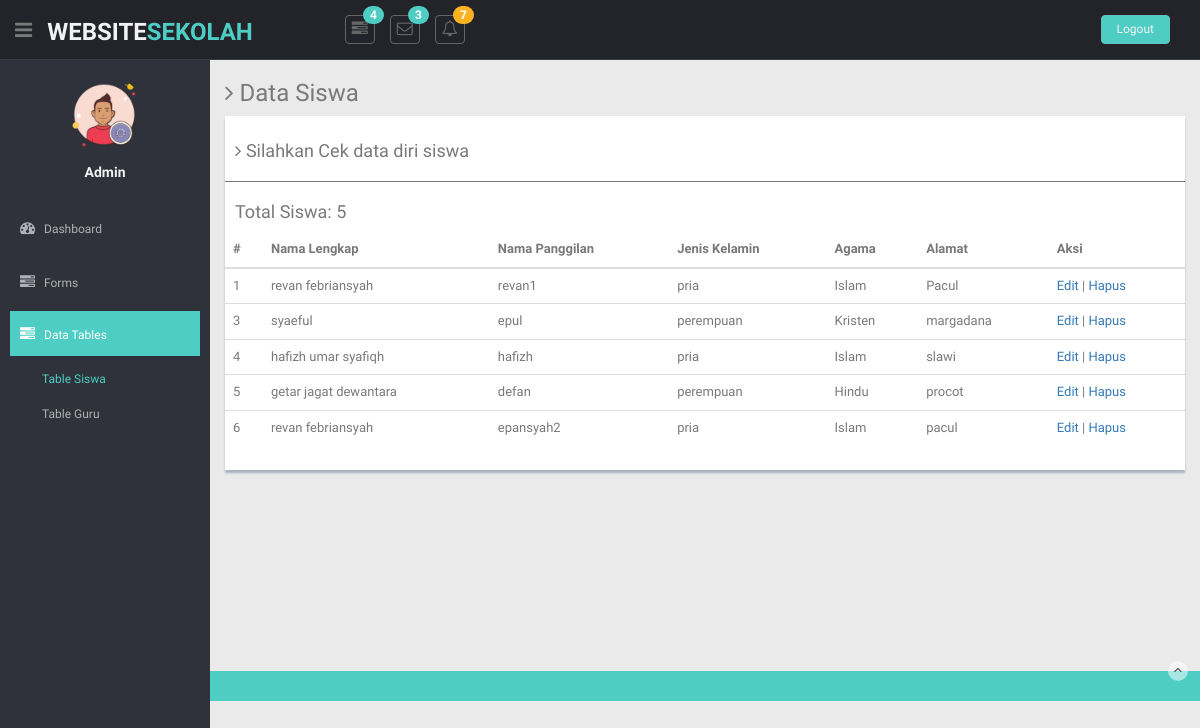
Page /table_siswa.php on the committed database.
### tables this page shows
CREATE TABLE `tb_siswa` (
  `id_siswa` int(10) NOT NULL,
  `nama_lengkap` varchar(100) NOT NULL,
  `nama_panggilan` varchar(50) NOT NULL,
  `jenis_kelamin` varchar(30) NOT NULL,
  `agama` varchar(50) NOT NULL,
  `alamat` varchar(150) NOT NULL
);

### table_siswa.php (the view, shortened to what this page needs)
<?php include("koneksi.php"); ?>
<!DOCTYPE html>
<html lang="en">
<head>
  <link href="lib/bootstrap/css/bootstrap.min.css" rel="stylesheet">
  <link href="lib/font-awesome/css/font-awesome.css" rel="stylesheet" />
  <link href="css/style.css" rel="stylesheet">
  <link href="css/style-responsive.css" rel="stylesheet">
</head>
<body>
  <section id="container">
    <header class="header black-bg">
      <div class="sidebar-toggle-box">
        <div class="fa fa-bars tooltips" data-placement="right" data-original-title="Toggle Navigation"></div>
      </div>
      <a href="beranda.php" class="logo"><b>WEBSITE<span>SEKOLAH</span></b></a>
      <div class="nav notify-row" id="top_menu">
        <ul class="nav top-menu">
          <li class="dropdown">
            <a data-toggle="dropdown" class="dropdown-toggle" href="#">
              <i class="fa fa-tasks"></i>
              <span class="badge bg-theme">4</span>
              </a>
          </li>
          <li id="header_inbox_bar" class="dropdown">
            <a data-toggle="dropdown" class="dropdown-toggle" href="#">
              <i class="fa fa-envelope-o"></i>
              <span class="badge bg-theme">3</span>
              </a>
          </li>
          <li id="header_notification_bar" class="dropdown">
            <a data-toggle="dropdown" class="dropdown-toggle" href="#">
              <i class="fa fa-bell-o"></i>
              <span class="badge bg-warning">7</span>
              </a>
          </li>
        </ul>
      </div>
      <div class="top-menu">
        <ul class="nav pull-right top-menu">
          <li><a class="logout" href="index.php">Logout</a></li>
        </ul>
      </div>
    </header>
    <aside>
      <div id="sidebar" class="nav-collapse ">
        <ul class="sidebar-menu" id="nav-accordion">
          <p class="centered"><img src="img/ui-sam.png" class="img-circle" width="80"></p>
          <h5 class="centered">Admin</h5>
          <li class="mt">
            <a href="beranda.php">
              <i class="fa fa-dashboard"></i>
              <span>Dashboard</span>
              </a>
          </li>
          <li class="sub-menu">
            <a href="javascript:;">
              <i class="fa fa-tasks"></i>
              <span>Forms</span>
              </a>
          </li>
          <li class="sub-menu">
            <a class="active" href="javascript:;">
              <i class="fa fa-tasks"></i>
              <span>Data Tables</span>
              </a>
            <ul class="sub">
              <li class="active"><a href="table_siswa.php">Table Siswa</a></li>
              <li><a href="table_guru.php">Table Guru</a></li>
            </ul>
          </li>
        </ul>
      </div>
    </aside>
    <section id="main-content">
      <section class="wrapper">
        <h3><i class="fa fa-angle-right"></i> Data Siswa</h3>
        <div class="row">
          <div class="col-md-12">
            <div class="content-panel">
              <h4><i class="fa fa-angle-right"></i> Silahkan Cek data diri siswa</h4>
              <hr>
              <table class="table">
                <thead>
                  <tr>
                    <th>#</th>
                    <th>Nama Lengkap</th>
                    <th>Nama Panggilan</th>
                    <th>Jenis Kelamin</th>
                    <th>Agama</th>
                    <th>Alamat</th>
                    <th>Aksi </th>
                  </tr>
                </thead>
                <tbody>
                  <?php
                  $sql = "SELECT * FROM tb_siswa";
                  $query = mysqli_query($db,$sql);
                  while($siswa = mysqli_fetch_array($query)){
                    echo "<tr>";
                    echo "<td>".$siswa['id_siswa']."</td>";
                    echo "<td>".$siswa['nama_lengkap']."</td>";
                    echo "<td>".$siswa['nama_panggilan']."</td>";
                    echo "<td>".$siswa['jenis_kelamin']."</td>";
                    echo "<td>".$siswa['agama']."</td>";
                    echo "<td>".$siswa['alamat']."</td>";
                    echo "<td>";
                    echo "<a href='form_edit_siswa.php?id=".$siswa['id_siswa']."'>Edit</a> | ";
                    echo "<a href='proses_hapus_siswa.php?id=".$siswa['id_siswa']."'>Hapus</a>";
                    echo "</td>";
                    echo "</tr>";
                }
                ?>
                 <h4>Total Siswa: <?php echo mysqli_num_rows($query) ?></h4>
                </tbody>
              </table>
            </div>
          </div>
      </section>
    </section>
    <br><br><br><br><br><br><br><br><br><br><footer class="site-footer">
      <div class="text-center">
        <a href="form_validation.html#" class="go-top">
          <i class="fa fa-angle-up"></i>
          </a>
      </div>
    </footer>
  </section>
</body>
</html>

### css/style.css (style rules this page uses)
body { color: #797979; background: #eaeaea; font-family: 'Ruda', sans-serif; padding: 0px !important; margin: 0px !important; font-size:13px; }
ul li { list-style: none; }
a, a:hover, a:focus { text-decoration: none; outline: none; }
#container { width: 100%; height: 100%; }
.bg-theme { background-color: #4ECDC4; }
hr { margin-top: 20px; margin-bottom: 20px; border: 0; border-top: 1px solid #797979; }
.centered { text-align: center; }
.mt { margin-top: 25px; }
ul.top-menu > li > .logout { color: #f2f2f2; font-size: 12px; border-radius: 4px; -webkit-border-radius: 4px; border: 1px solid #64c3c2 !important; padding: 5px 15px; margin-right: 15px; background: #4ECDC4; margin-top: 15px; }
#sidebar { width: 210px; height: 100%; position: fixed; background: #2f323a; }
#sidebar h5 { color: #f2f2f2; font-weight: 700; }
#sidebar ul li { position: relative; }
#sidebar .sub-menu > .sub li { padding-left: 32px; }
#sidebar .sub-menu > .sub li:last-child { padding-bottom: 10px; }
ul.sidebar-menu , ul.sidebar-menu li ul.sub { margin: -2px 0 0; padding: 0; }
ul.sidebar-menu { margin-top: 75px; }
#sidebar > ul > li > ul.sub { display: none; }
#sidebar > ul > li.active > ul.sub, #sidebar > ul > li > ul.sub > li > a { display: block; }
ul.sidebar-menu li ul.sub li { background: #2f323a; margin-bottom: 0; margin-left: 0; margin-right: 0; }
ul.sidebar-menu li ul.sub li:last-child { border-radius: 0 0 4px 4px; -webkit-border-radius: 0 0 4px 4px; }
ul.sidebar-menu li ul.sub li a { font-size: 12px; padding: 6px 0; line-height: 35px; height: 35px; -webkit-transition: all 0.3s ease; -moz-transition: all 0.3s ease; -o-transition: all 0.3s ease; -ms-transition: all 0.3s ease; transition: all 0.3s ease; color: #aeb2b7; }
ul.sidebar-menu li ul.sub li.active a { color: #4ECDC4; -webkit-transition: all 0.3s ease; -moz-transition: all 0.3s ease; -o-transition: all 0.3s ease; -ms-transition: all 0.3s ease; transition: all 0.3s ease; display: block; }
ul.sidebar-menu li { margin-bottom: 5px; margin-left:10px; margin-right:10px; }
ul.sidebar-menu li.sub-menu { line-height: 15px; }
ul.sidebar-menu li a span { display: inline-block; }
ul.sidebar-menu li a { color: #aeb2b7; text-decoration: none; display: block; padding: 15px 0 15px 10px; font-size: 12px; outline: none; -webkit-transition: all 0.3s ease; -moz-transition: all 0.3s ease; -o-transition: all 0.3s ease; -ms-transition: all 0.3s ease; transition: all 0.3s ease; }
ul.sidebar-menu li a.active, ul.sidebar-menu li a:hover, ul.sidebar-menu li a:focus { background: #4ECDC4; color: #fff; display: block; -webkit-transition: all 0.3s ease; -moz-transition: all 0.3s ease; -o-transition: all 0.3s ease; -ms-transition: all 0.3s ease; transition: all 0.3s ease; }
ul.sidebar-menu li a i { font-size: 15px; padding-right: 6px; }
ul.sidebar-menu li a.active i { color: #fff; }
#main-content { margin-left: 210px; }
.header, .footer { min-height: 60px; padding: 0 15px; }
.header { position: fixed; left: 0; right: 0; z-index: 1002; }
.black-bg { background: #22242a; border-bottom: 1px solid #393d46; }
.wrapper { display: inline-block; margin-top: 60px; padding-left: 15px; padding-right: 15px; padding-bottom: 15px; padding-top: 0px; width: 100%; }
a.logo { font-size: 24px; color: #f2f2f2; float: left; margin-top: 15px; text-transform: uppercase; }
a.logo b { font-weight: 900; }
a.logo span { color: #4ECDC4; }
#top_menu .nav > li, ul.top-menu > li { float: left; }
.notify-row { float: left; margin-top: 15px; margin-left: 92px; }
ul.top-menu > li > a { color: #666666; font-size: 16px; border-radius: 4px; -webkit-border-radius: 4px; border:1px solid #666666 !important; padding: 2px 6px; margin-right: 15px; }
.notify-row .badge { position: absolute; right: -10px; top: -10px; z-index: 100; }
.sidebar-toggle-box { float: left; padding-right: 15px; margin-top: 20px; }
.sidebar-toggle-box .fa-bars { cursor: pointer; display: inline-block; font-size: 20px; }
.content-panel { background: #ffffff; box-shadow: 0px 3px 2px #aab2bd; padding-top: 15px; padding-bottom: 5px; }
.content-panel h4 { margin-left: 10px; }
.badge.bg-warning { background: #FCB322; }
.site-footer { background: #4ECDC4; color: #fff; padding: 15px 0; }
.go-top { margin-right: 1%; margin-top: -25px; float: right; background: rgba(255,255,255,.5); width: 20px; height: 20px; border-radius: 50%; -webkit-border-radius: 50%; }
.go-top i { color: #2A3542; }

### rows in the picture
tb_siswa: id_siswa "1", nama_lengkap "revan febriansyah", nama_panggilan "revan1", jenis_kelamin "pria", agama "Islam", alamat "Pacul"
tb_siswa: id_siswa "3", nama_lengkap "syaeful", nama_panggilan "epul", jenis_kelamin "perempuan", agama "Kristen", alamat "margadana"
tb_siswa: id_siswa "4", nama_lengkap "hafizh umar syafiqh", nama_panggilan "hafizh", jenis_kelamin "pria", agama "Islam", alamat "slawi"
tb_siswa: id_siswa "5", nama_lengkap "getar jagat dewantara", nama_panggilan "defan", jenis_kelamin "perempuan", agama "Hindu", alamat "procot"
tb_siswa: id_siswa "6", nama_lengkap "revan febriansyah", nama_panggilan "epansyah2", jenis_kelamin "pria", agama "Islam", alamat "pacul"

### other values in the picture
mysqli_num_rows($query) "5"
